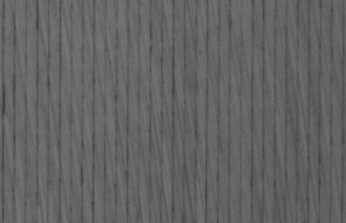
#> input picture 数直线/check_line.jpg, 346 x 223 px
$ python check_line.py
#> lines starting #> are read from the running program, lines starting #| are printed output that depends on the picture; after the words box and inside, x2 and y2 are one past the last pixel; in counts of white or black regions, pixels touching at a corner belong together
import cv2
import numpy as np

def cv_show(name,img):
    cv2.imshow(name,img)
    cv2.waitKey(0)
    cv2.destroyAllWindows()

def hough_lines(image):
    # 输入的图像需要是边缘检测后的结果
    # minLineLengh(线的最短长度，比这个短的都被忽略)和MaxLineCap（两条直线之间的最大间隔，小于此值，认为是一条直线）
    # rho距离精度,theta角度精度,threshod超过设定阈值才被检测出线段
    return cv2.HoughLinesP(image, rho=0.1, theta=np.pi / 10, threshold=15, minLineLength=9, maxLineGap=4)

def stored_lines( lines,img):
    # 过滤霍夫变换检测到直线
    image = np.copy(img)
    cleaned = []
    all_y = []
    for line in lines:
        for x1,y1,x2,y2 in line:
            if abs(y2-y1) <=4  :
               cleaned.append((x1,y1,x2,y2))
               all_y.append(y1)
               cv2.line(image, (x1, y1), (x2, y2), [255,0,0], 1)
    print(" No lines detected: ", len(cleaned))
    return cleaned,all_y ,image


img = cv2.imread('check_line.jpg')
#> img is the input picture: shape (223, 346, 3); min 59, max 120, mean 99.4
cv_show('1',img)
width = img.shape[0]
#> width = 223

img = cv2.transpose(img)
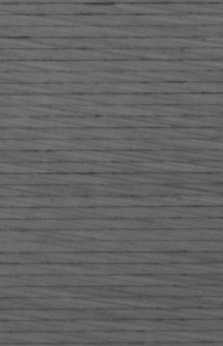
#> img: shape (346, 223, 3); min 59, max 120, mean 99.4

gray = cv2.cvtColor(img,cv2.COLOR_BGR2GRAY)
cv_show('2',gray)

#开运算 先腐蚀再膨胀
kernel=np.ones((3,3),np.uint8)  #建立核 意思就是在图片数组中分割成5x5的数组
opening=cv2.morphologyEx(gray,cv2.MORPH_OPEN,kernel)
opening=cv2.morphologyEx(opening,cv2.MORPH_OPEN,kernel)
cv_show('3',opening)

# ret1, thresh1 = cv2.threshold(opening, 94, 255, cv2.THRESH_BINARY)
# cv_show('4',thresh1)
#canny边缘检测
v1=cv2.Canny(opening,10,80) #图片,minval=80,maxval=150
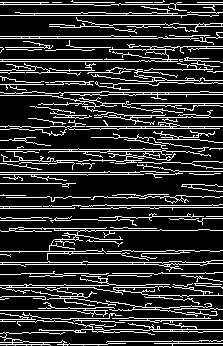
#> v1: shape (346, 223); 18.5% white in thin lines or dots
cv_show('4',v1)

#霍夫直线检测
Hline=cv2.HoughLinesP(v1, rho=0.1, theta=np.pi / 10, threshold=10, minLineLength=25, maxLineGap=4)
#> Hline = 107 rows, first 6: [0, 15, 186, 15], [164, 264, 206, 264], [0, 4, 93, 4], [20, 13, 87, 13], [0, 61, 182, 61], [54, 230, 197, 230]
cleaned,all_y,img2 = stored_lines(Hline,img)
#> the loop in stored_lines, `for line in lines:` made 107 passes
#> line on passes 1 to 12: [[0, 15, 186, 15]], [[164, 264, 206, 264]], [[0, 4, 93, 4]], [[20, 13, 87, 13]], [[0, 61, 182, 61]], [[54, 230, 197, 230]], [[155, 320, 222, 320]], [[0, 38, 157, 38]], [[0, 59, 123, 59]], [[150, 329, 222, 329]], [[0, 174, 143, 174]], [[0, 285, 108, 285]]
#> after the loop in stored_lines, `for line in lines:`:
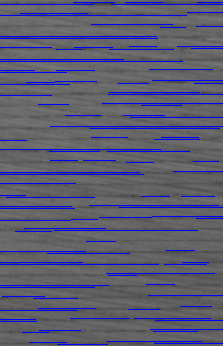
#> image: shape (346, 223, 3); 9.17% of pixels changed, all inside (x1, y1, x2, y2) = (0, 2, 223, 345)
#> after the loop in stored_lines, `for line in lines:`: all_y = 107 values, max 344 at index 51, min 2 at index 13, mean 170.3; cleaned = 107 items, first 6: (0, 15, 186, 15), (164, 264, 206, 264), (0, 4, 93, 4), (20, 13, 87, 13), (0, 61, 182, 61), (54, 230, 197, 230)
#|  No lines detected:  107
cv_show('5',img2)
all_y = sorted(all_y) #从小到大排序
#> all_y = 107 values from 2 to 344
print(all_y)
#> (printed output is left out)


#剔除小于y相距4的直线
cleaned_y = []
for i,y in enumerate(all_y):
    if i == 0:
        pre_y = y
        cleaned_y.append(y)
    else:
        if abs(pre_y- y) >4:
            cleaned_y.append(y)
            pre_y = y
#> this loop made 107 passes
#> (y, pre_y) on passes 1, 6, 9, 12, 14, 21, 23, 27, 33, 36, 39, 42: (2, 2), (12, 12), (24, 24), (36, 36), (46, 46), (59, 59), (69, 69), (80, 80), (92, 92), (103, 103), (115, 115), (126, 126)
#> pre_y on passes 63, 67, 72, 75, 76, 79: 205, 216, 228, 241, 250, 262
#> after the loop, cleaned_y = 31 values from 2 to 341

print(cleaned_y)
#| [2, 12, 24, 36, 46, 59, 69, 80, 92, 103, 115, 126, 137, 149, 160, 171, 183, 195, 205, 216, 228, 241, 250, 262, 273, 284, 295, 306, 318, 329, 341]
image = np.copy(img)
for y in cleaned_y:
    cv2.line(image, (0, y), (width, y), [0,255,0], 1)
#> this loop made 31 passes
#> y on passes 1 to 12: 2, 12, 24, 36, 46, 59, 69, 80, 92, 103, 115, 126
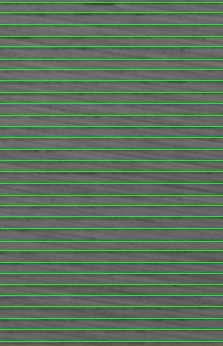
#> image: shape (346, 223, 3); 8.96% of pixels changed, all inside (x1, y1, x2, y2) = (0, 2, 223, 342)
print(len(cleaned_y))
#| 31
cv_show('6',image)

cv2.imwrite('checked_line.jpg',image)
